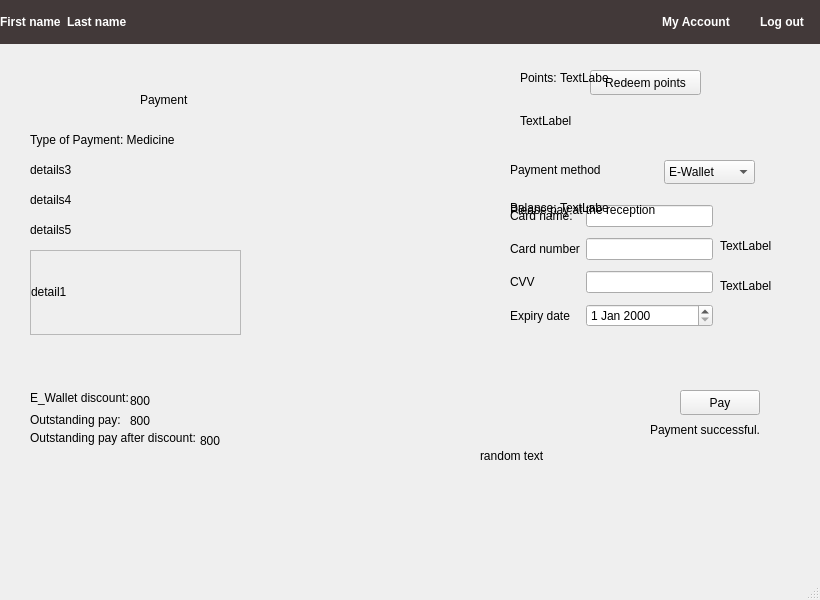
<?xml version="1.0" encoding="UTF-8"?>
<ui version="4.0">
 <class>Payment</class>
 <widget class="QMainWindow" name="Payment">
  <property name="geometry">
   <rect>
    <x>0</x>
    <y>0</y>
    <width>820</width>
    <height>600</height>
   </rect>
  </property>
  <property name="windowTitle">
   <string>MainWindow</string>
  </property>
  <widget class="QWidget" name="centralwidget">
   <widget class="QWidget" name="widget" native="true">
    <property name="geometry">
     <rect>
      <x>0</x>
      <y>0</y>
      <width>822</width>
      <height>44</height>
     </rect>
    </property>
    <property name="styleSheet">
     <string notr="true">QWidget {background-color:rgb(66, 57, 57); color:rgb(255, 255, 255);
}
</string>
    </property>
    <layout class="QGridLayout" name="gridLayout_3">
     <item row="0" column="0">
      <layout class="QGridLayout" name="gridLayout">
       <item row="0" column="1">
        <widget class="QLabel" name="label_3">
         <property name="font">
          <font>
           <bold>true</bold>
          </font>
         </property>
         <property name="text">
          <string>Last name</string>
         </property>
        </widget>
       </item>
       <item row="0" column="4">
        <widget class="QPushButton" name="pushButton_5">
         <property name="font">
          <font>
           <bold>true</bold>
          </font>
         </property>
         <property name="cursor">
          <cursorShape>PointingHandCursor</cursorShape>
         </property>
         <property name="styleSheet">
          <string notr="true">QPushButton {color: white; border-radius: 6px;min-width: 80px;}</string>
         </property>
         <property name="text">
          <string>Log out</string>
         </property>
         <property name="default">
          <bool>false</bool>
         </property>
         <property name="flat">
          <bool>true</bool>
         </property>
        </widget>
       </item>
       <item row="0" column="2">
        <spacer name="horizontalSpacer">
         <property name="orientation">
          <enum>Qt::Horizontal</enum>
         </property>
         <property name="sizeHint" stdset="0">
          <size>
           <width>40</width>
           <height>20</height>
          </size>
         </property>
        </spacer>
       </item>
       <item row="0" column="0">
        <widget class="QLabel" name="label_2">
         <property name="font">
          <font>
           <bold>true</bold>
          </font>
         </property>
         <property name="text">
          <string>First name</string>
         </property>
        </widget>
       </item>
       <item row="0" column="3">
        <widget class="QPushButton" name="pushButton_4">
         <property name="font">
          <font>
           <bold>true</bold>
          </font>
         </property>
         <property name="cursor">
          <cursorShape>PointingHandCursor</cursorShape>
         </property>
         <property name="styleSheet">
          <string notr="true">QPushButton {color: white; border-radius: 6px;min-width: 80px;}</string>
         </property>
         <property name="text">
          <string>My Account</string>
         </property>
         <property name="default">
          <bool>false</bool>
         </property>
         <property name="flat">
          <bool>true</bool>
         </property>
        </widget>
       </item>
      </layout>
     </item>
    </layout>
   </widget>
   <widget class="QLabel" name="label_4">
    <property name="geometry">
     <rect>
      <x>140</x>
      <y>90</y>
      <width>161</width>
      <height>20</height>
     </rect>
    </property>
    <property name="text">
     <string>Payment</string>
    </property>
   </widget>
   <widget class="QLabel" name="label_5">
    <property name="geometry">
     <rect>
      <x>510</x>
      <y>160</y>
      <width>161</width>
      <height>20</height>
     </rect>
    </property>
    <property name="text">
     <string>Payment method</string>
    </property>
   </widget>
   <widget class="QComboBox" name="paymentMethodCombo">
    <property name="geometry">
     <rect>
      <x>664</x>
      <y>160</y>
      <width>91</width>
      <height>24</height>
     </rect>
    </property>
    <item>
     <property name="text">
      <string>E-Wallet</string>
     </property>
    </item>
    <item>
     <property name="text">
      <string>Insurance</string>
     </property>
    </item>
    <item>
     <property name="text">
      <string>Cash</string>
     </property>
    </item>
    <item>
     <property name="text">
      <string>Credit</string>
     </property>
    </item>
   </widget>
   <widget class="QLabel" name="BalanceLabel">
    <property name="geometry">
     <rect>
      <x>510</x>
      <y>200</y>
      <width>51</width>
      <height>16</height>
     </rect>
    </property>
    <property name="text">
     <string>Balance:</string>
    </property>
   </widget>
   <widget class="QLabel" name="label_6">
    <property name="geometry">
     <rect>
      <x>30</x>
      <y>410</y>
      <width>101</width>
      <height>20</height>
     </rect>
    </property>
    <property name="text">
     <string>Outstanding pay: </string>
    </property>
   </widget>
   <widget class="QLabel" name="label_7">
    <property name="geometry">
     <rect>
      <x>30</x>
      <y>130</y>
      <width>261</width>
      <height>20</height>
     </rect>
    </property>
    <property name="text">
     <string>Type of Payment: Medicine</string>
    </property>
   </widget>
   <widget class="QLabel" name="details3">
    <property name="geometry">
     <rect>
      <x>30</x>
      <y>160</y>
      <width>241</width>
      <height>20</height>
     </rect>
    </property>
    <property name="text">
     <string>details3</string>
    </property>
   </widget>
   <widget class="QLabel" name="label_11">
    <property name="geometry">
     <rect>
      <x>30</x>
      <y>190</y>
      <width>241</width>
      <height>20</height>
     </rect>
    </property>
    <property name="text">
     <string>details4</string>
    </property>
   </widget>
   <widget class="QLabel" name="label_12">
    <property name="geometry">
     <rect>
      <x>30</x>
      <y>220</y>
      <width>241</width>
      <height>20</height>
     </rect>
    </property>
    <property name="text">
     <string>details5</string>
    </property>
   </widget>
   <widget class="QLabel" name="label_13">
    <property name="geometry">
     <rect>
      <x>520</x>
      <y>70</y>
      <width>71</width>
      <height>16</height>
     </rect>
    </property>
    <property name="text">
     <string>Points:</string>
    </property>
   </widget>
   <widget class="QPushButton" name="redeemPointsButton">
    <property name="geometry">
     <rect>
      <x>590</x>
      <y>70</y>
      <width>111</width>
      <height>25</height>
     </rect>
    </property>
    <property name="text">
     <string>Redeem points</string>
    </property>
   </widget>
   <widget class="QPushButton" name="PayButton">
    <property name="geometry">
     <rect>
      <x>680</x>
      <y>390</y>
      <width>80</width>
      <height>25</height>
     </rect>
    </property>
    <property name="text">
     <string>Pay</string>
    </property>
   </widget>
   <widget class="QWidget" name="gridLayoutWidget">
    <property name="geometry">
     <rect>
      <x>510</x>
      <y>200</y>
      <width>203</width>
      <height>136</height>
     </rect>
    </property>
    <layout class="QGridLayout" name="gridLayout_2">
     <item row="1" column="0">
      <widget class="QLabel" name="CardNumberLabel">
       <property name="text">
        <string>Card number</string>
       </property>
      </widget>
     </item>
     <item row="2" column="1">
      <widget class="QLineEdit" name="CVVTxbx"/>
     </item>
     <item row="0" column="0">
      <widget class="QLabel" name="CardNameLabel">
       <property name="text">
        <string>Card name:</string>
       </property>
      </widget>
     </item>
     <item row="1" column="1">
      <widget class="QLineEdit" name="CardNumberTxbx"/>
     </item>
     <item row="0" column="1">
      <widget class="QLineEdit" name="CardNameTxbx"/>
     </item>
     <item row="3" column="0">
      <widget class="QLabel" name="ExpiryDateLabel">
       <property name="text">
        <string>Expiry date</string>
       </property>
      </widget>
     </item>
     <item row="2" column="0">
      <widget class="QLabel" name="CVVlabel">
       <property name="text">
        <string>CVV</string>
       </property>
      </widget>
     </item>
     <item row="3" column="1">
      <widget class="QDateEdit" name="ExpDateEdit"/>
     </item>
    </layout>
   </widget>
   <widget class="QLabel" name="CashPromptLabel">
    <property name="geometry">
     <rect>
      <x>510</x>
      <y>200</y>
      <width>231</width>
      <height>20</height>
     </rect>
    </property>
    <property name="text">
     <string>Please pay at the reception</string>
    </property>
   </widget>
   <widget class="QLabel" name="messageToUser">
    <property name="geometry">
     <rect>
      <x>480</x>
      <y>420</y>
      <width>301</width>
      <height>71</height>
     </rect>
    </property>
    <property name="text">
     <string>random text</string>
    </property>
   </widget>
   <widget class="QScrollArea" name="scrollArea">
    <property name="geometry">
     <rect>
      <x>30</x>
      <y>250</y>
      <width>211</width>
      <height>85</height>
     </rect>
    </property>
    <property name="widgetResizable">
     <bool>true</bool>
    </property>
    <widget class="QWidget" name="scrollAreaWidgetContents">
     <property name="geometry">
      <rect>
       <x>0</x>
       <y>0</y>
       <width>209</width>
       <height>83</height>
      </rect>
     </property>
     <widget class="QLabel" name="label_9">
      <property name="geometry">
       <rect>
        <x>0</x>
        <y>0</y>
        <width>201</width>
        <height>81</height>
       </rect>
      </property>
      <property name="text">
       <string>detail1</string>
      </property>
     </widget>
    </widget>
   </widget>
   <widget class="QLabel" name="outstandingPayLabel">
    <property name="geometry">
     <rect>
      <x>130</x>
      <y>410</y>
      <width>49</width>
      <height>21</height>
     </rect>
    </property>
    <property name="text">
     <string>800</string>
    </property>
   </widget>
   <widget class="QLabel" name="balanceToDisplay">
    <property name="geometry">
     <rect>
      <x>560</x>
      <y>200</y>
      <width>49</width>
      <height>16</height>
     </rect>
    </property>
    <property name="text">
     <string>TextLabel</string>
    </property>
   </widget>
   <widget class="QLabel" name="CVVError">
    <property name="geometry">
     <rect>
      <x>720</x>
      <y>270</y>
      <width>81</width>
      <height>31</height>
     </rect>
    </property>
    <property name="text">
     <string>TextLabel</string>
    </property>
   </widget>
   <widget class="QLabel" name="cardNumberError">
    <property name="geometry">
     <rect>
      <x>720</x>
      <y>220</y>
      <width>61</width>
      <height>51</height>
     </rect>
    </property>
    <property name="text">
     <string>TextLabel</string>
    </property>
   </widget>
   <widget class="QLabel" name="redeemPointsMessage">
    <property name="geometry">
     <rect>
      <x>520</x>
      <y>100</y>
      <width>181</width>
      <height>41</height>
     </rect>
    </property>
    <property name="text">
     <string>TextLabel</string>
    </property>
   </widget>
   <widget class="QLabel" name="points">
    <property name="geometry">
     <rect>
      <x>560</x>
      <y>70</y>
      <width>49</width>
      <height>16</height>
     </rect>
    </property>
    <property name="text">
     <string>TextLabel</string>
    </property>
   </widget>
   <widget class="QLabel" name="WalletDiscountLabel">
    <property name="geometry">
     <rect>
      <x>30</x>
      <y>390</y>
      <width>101</width>
      <height>16</height>
     </rect>
    </property>
    <property name="text">
     <string>E_Wallet discount: </string>
    </property>
   </widget>
   <widget class="QLabel" name="discountAmount">
    <property name="geometry">
     <rect>
      <x>130</x>
      <y>390</y>
      <width>49</width>
      <height>21</height>
     </rect>
    </property>
    <property name="text">
     <string>800</string>
    </property>
   </widget>
   <widget class="QLabel" name="outstandingAfterDiscountLabel">
    <property name="geometry">
     <rect>
      <x>30</x>
      <y>430</y>
      <width>191</width>
      <height>16</height>
     </rect>
    </property>
    <property name="text">
     <string>Outstanding pay after discount: </string>
    </property>
   </widget>
   <widget class="QLabel" name="outstandingAfterDiscountAmount">
    <property name="geometry">
     <rect>
      <x>200</x>
      <y>430</y>
      <width>49</width>
      <height>21</height>
     </rect>
    </property>
    <property name="text">
     <string>800</string>
    </property>
   </widget>
   <widget class="QLabel" name="paymentSuccessfulLabel">
    <property name="geometry">
     <rect>
      <x>650</x>
      <y>420</y>
      <width>111</width>
      <height>20</height>
     </rect>
    </property>
    <property name="text">
     <string>Payment successful.</string>
    </property>
   </widget>
  </widget>
  <widget class="QMenuBar" name="menubar">
   <property name="geometry">
    <rect>
     <x>0</x>
     <y>0</y>
     <width>820</width>
     <height>21</height>
    </rect>
   </property>
  </widget>
  <widget class="QStatusBar" name="statusbar"/>
 </widget>
 <resources/>
 <connections/>
</ui>
